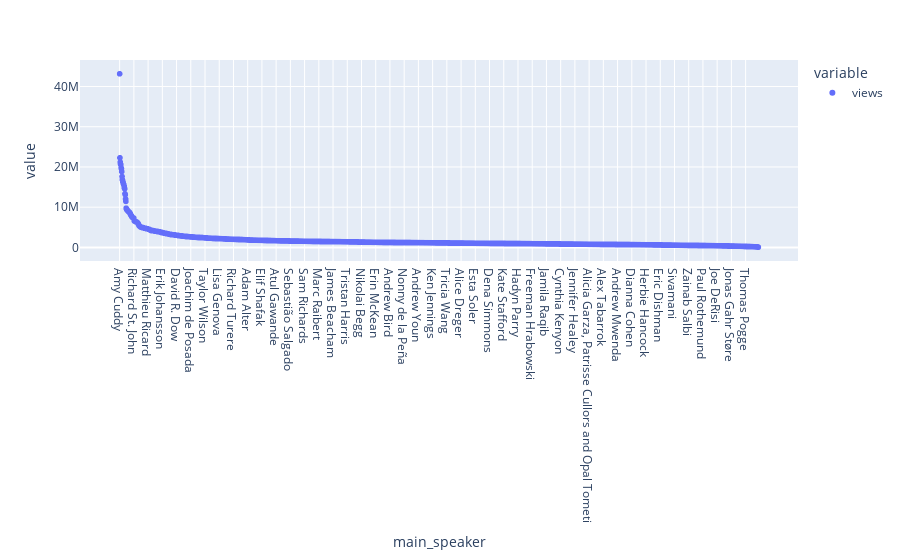

Notebook cell for this chart:
### Code cell
spk_mean_views = df.groupby('main_speaker')['views'].mean().sort_values(ascending=False)
px.scatter(spk_mean_views)

### Figure 1 — Plotly figure (JSON) as saved in the notebook; plotly's stock layout.template omitted (floating-point values rounded to 4 significant figures; data arrays with more than 128 entries replaced by an {"elided": "..."} marker saying what was removed)
{"data": [{"hovertemplate": "variable=views<br>main_speaker=%{x}<br>value=%{y}<extra></extra>", "legendgroup": "views", "marker": {"color": "#636efa", "symbol": "circle"}, "mode": "markers", "name": "views", "showlegend": true, "x": {"elided": "2156 str values"}, "xaxis": "x", "y": {"elided": "2156 float values"}, "yaxis": "y", "type": "scattergl"}], "layout": {"xaxis": {"anchor": "y", "domain": [0.0, 1.0], "title": {"text": "main_speaker"}}, "yaxis": {"anchor": "x", "domain": [0.0, 1.0], "title": {"text": "value"}}, "legend": {"title": {"text": "variable"}, "tracegroupgap": 0}, "margin": {"t": 60}}}
